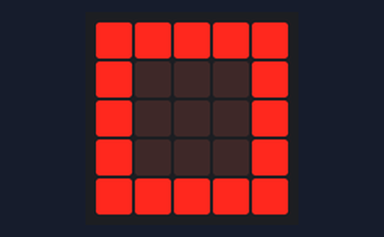
The program below on a simulated BBC micro:bit (MakeCode). Shown: the board's 5×5 LED display.

Above: at 0.1 s.
At 0.8 s:
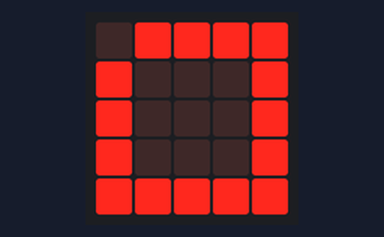
At 1.6 s:
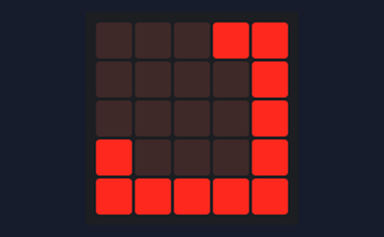
At 2.4 s:
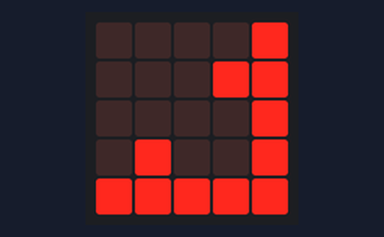
At 3.1 s:
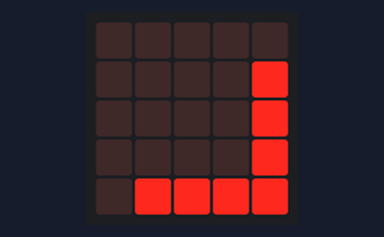
At 4.8 s:
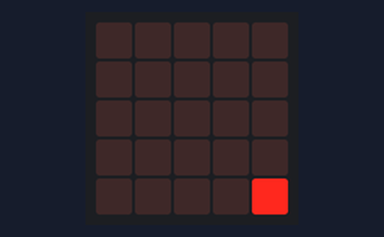

Measured:
- by itself, everything shown: repeats every 5.4 s, in 12 steps
- what the display in image 1 shows lasts 0.4 s, from 0.6 s to 1.0 s
- what the display in image 4 shows lasts 0.8 s, from 3.0 s to 3.8 s

The program:

main.ts
```typescript
basic.forever(function () {
    basic.showIcon(IconNames.Square)
    basic.showLeds(`
        . # # # #
        # . . . #
        # . . . #
        # . . . #
        # # # # #
        `)
    basic.showLeds(`
        . . # # #
        . . . . #
        # . . . #
        # . . . #
        # # # # #
        `)
    basic.showLeds(`
        . . . # #
        . . . . #
        . . . . #
        # . . . #
        # # # # #
        `)
    basic.showLeds(`
        . . . . #
        . . . . #
        . . . . #
        . . . . #
        # # # # #
        `)
    basic.showLeds(`
        . . . . #
        . . . # #
        . . . . #
        . # . . #
        # # # # #
        `)
    basic.showLeds(`
        . . . . #
        . . . # #
        . . # . #
        . # . . #
        # # # # #
        `)
    basic.showLeds(`
        . . . . .
        . . . . #
        . . . . #
        . . . . #
        . # # # #
        `)
    basic.showLeds(`
        . . . . .
        . . . . #
        . . . . #
        . . . . #
        . # # # #
        `)
    basic.showLeds(`
        . . . . .
        . . . . .
        . . . . #
        . . . . #
        . . # # #
        `)
    basic.showLeds(`
        . . . . .
        . . . . .
        . . . . .
        . . . . #
        . . . # #
        `)
    basic.showLeds(`
        . . . . .
        . . . . .
        . . . . .
        . . . . .
        . . . . #
        `)
    basic.showLeds(`
        . . . . .
        . . . . .
        . . . . .
        . . . . .
        . . . . .
        `)
})
```

test.ts
```typescript
// aquí va el archivo "tests"; esto no se compilará cuando este paquete se utilice como una extensión.
```
